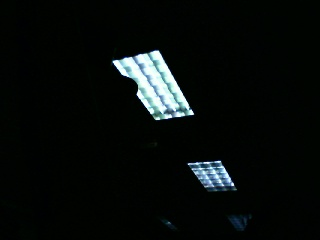
#> input picture Coprocessor/cameraStreaming/fillerPic.jpg, 320 x 240 px, given in place of the camera
$ python cam_math_trig.py
#> lines starting #> are read from the running program, lines starting #| are printed output that depends on the picture; after the words box and inside, x2 and y2 are one past the last pixel; in counts of white or black regions, pixels touching at a corner belong together
'''
Kyle Fu || Rishab Borah || Navaneet Kadaba || Eshan Jain || Harinandan K

Usage notes:
Set DEBUG_MODE to True in order to make screens appear showing what robot sees

Depth detection is reliant on constants--the known object height, the known camera's height, the camera's FOV, and focal length

You can click on a point on the output image to print out the hsv value of
that point in debug mode. Useful for finding specific hsv color ranges.

Pushes a tuple (angle, distance, timestamp) to network tables--for Shaylan's robot auton drive code
'''

import copy
import math
from threading import Thread
import cv2
import imutils
import numpy as np
import time
from networktables import NetworkTables

DEBUG_MODE = True # NOTE MAKE this @FALSE TO MAKE NO SCREENS APPEAR
ERROR = -99999

# TODO SET THESE to correct values
ROBORIO_IP = "10.6.70.2" # TODO set this to roborio ip of network table
NETWORK_TABLE_NAME = "raspberryPi" # TODO set this to network table name
NETWORK_KEY = "reflect_tape_vision_data" # TODO key for Shaylan's robot code vision tuple -- what??

# Variables (These should be changed to reflect the camera)
capture_source = 0  # Number of port for camera, file path for video
capture_color = 'b'  # Possible: r (Red), g (Green), b (Blue), y (Yellow), x (reflector tape), anything else: Red
known_object_height = 12.75  # Height of the tape from the ground (in inches)
known_camera_height = 2.0
camera_fov_vertical = 39.7  # FOV of the camera (in degrees)
camera_fov_horizontal = 60.0
image_width = 1080  # Desired width of inputted image (for processing speed)
screen_resize = 1  # Scale that the GUI image should be scaled to
calibrate_angle = 0  # Test to calibrate the angle and see if that works
exposure = -8
timestamp = round(time.time()*1000) # time in milliseconds

# HSV Values to detect
min_hsv = [58, 0, 254]
max_hsv = [67, 62, 255]

# Min area to make sure not to pick up noise
MIN_AREA = 100

# Network table (by default returns error codes, but changes in program)
returns = [ERROR, ERROR, timestamp]

def main():
    '''
    Main method, runs when program is run.
    '''
    # initialize network tables
    NetworkTables.initialize(ROBORIO_IP)
    table = NetworkTables.getTable(NETWORK_TABLE_NAME)
    # Video capture / resizing stuff
    cv2.VideoCapture(capture_source).set(cv2.CAP_PROP_EXPOSURE, exposure)
    vs = ThreadedVideo(screen_resize, capture_source).start()
#> in read_video_image, main_image is the input picture: shape (240, 320, 3); mean B, G, R 11.4, 12.8, 8.9
    # resize_value = get_resize_values(vs.stream, image_width) # uncomment if screen resize is desired

    # This may not need to be calculated, can use Andra's precalculated values
    vert_focal_length = find_vert_focal_length(vs.raw_read()[0], camera_fov_vertical)
#> in find_vert_focal_length, `height = image.shape[:2][0]`: height = 240
#> in find_vert_focal_length, `calc_focal_length = height / (2 * math.tan(math.radians(vert_fov / 2)))`: calc_focal_length = 332.4
#> vert_focal_length = 332.4
    hor_focal_length = find_hor_focal_length(vs.raw_read()[0], camera_fov_horizontal)
#> in find_hor_focal_length, `width = image.shape[:2][1]`: width = 320
#> in find_hor_focal_length, `calc_focal_length = width / (2 * math.tan(math.radians(hor_fov / 2)))`: calc_focal_length = 277.1
#> hor_focal_length = 277.1

    while True:
        # Read input image from video
        input_raw = vs.raw_read()
        input_image = input_raw[0]
        timestamp = input_raw[1]
#> timestamp = 1795217403263
        if input_image is None:
            print("Error: Capture source not found or broken.")
            returns = [ERROR, ERROR, timestamp]
            push_network_table(table, returns)

            #Debug mode code
            if DEBUG_MODE:
                key = cv2.waitKey(1) & 0xFF
                if key == ord('q'):
                    # Quit if q key is pressed
                    break
            continue
        # Find colored object / box it with a rectangle. Set capture_color at the top to "x" for reflector tape HSV
        masked_image = find_colored_object(input_image, capture_color, debug=DEBUG_MODE)
        # Find the two most central objects of a certain color (two pieces of tape)

        object_rects = find_two_important_contours(masked_image, debug=DEBUG_MODE)
        object_rect, object_rect_2 = object_rects

        # DEBUG mode code
        if object_rect is -1 and object_rect_2 is -1:
            returns = [ERROR, ERROR, timestamp]
            push_network_table(table, returns)
            if DEBUG_MODE:
                output_image = cv2.resize(input_image, (0, 0), fx=screen_resize,
                                        fy=screen_resize)
                cv2.imshow("Output", output_image)
                key = cv2.waitKey(1) & 0xFF
                if key == ord('q'):
                    # Quit if q key is pressed
                    break
            continue

        # if rectangles don't exist
        if object_rect == -1:
            del object_rect
            del object_rects[0]
        elif object_rect_2 == -1:
            del object_rect_2
            del object_rects[1]

        # find_vert_angle finds the depth / angle of the object
        # find_hor_angle finds horizontal angle to object

        rect_x_midpoint, high_point = find_rectangle_highpoint(object_rects)
        vangle = find_vert_angle(input_image, high_point, vert_focal_length) # vangle - 'V'ertical angle
        hangle = find_hor_angle(input_image, rect_x_midpoint, hor_focal_length) # hangle - 'H'orizontal angle
        depth = depth_from_angle(input_image, object_rects, vangle, hangle,
                                 known_object_height - known_camera_height)
        adjusted_depth = adjust_depth(depth, hangle)
        # adjusted_depth = depth # uncomment if you want depth independent of horizontal angle to object -- not recommended

        # set and push network table
        returns = [hangle, adjusted_depth, timestamp]
        push_network_table(table, returns)

        # Create output image to display in debug mode
        if DEBUG_MODE:
            output_image = draw_output_image(input_image,
                                            object_rects,
                                            adjusted_depth,
                                            vangle,
                                            hangle,
                                            hipoint = (int(rect_x_midpoint), int(high_point)))
            if screen_resize != 1:
                output_image = cv2.resize(output_image, (0, 0),
                                        fx=screen_resize, fy=screen_resize)
            cv2.imshow("Output", output_image)

            # Check for key presses
            key = cv2.waitKey(1) & 0xFF
            if key == ord('q'):
                # Quit if q key is pressed
                break
            # Handle mouse clicks
            # Comment this out if unneeded for maximum efficiency
            # currently somewhat broken
            cv2.setMouseCallback("Output", mouse_click_handler,
                                {"input_image": input_image,
                                "screen_resize": screen_resize})

    # Release & close when done
    vs.stop()
    vs.stream.release()
    cv2.destroyAllWindows()

# Classes
class ThreadedVideo:
    '''This class creates a thread for video capturing. self.stream is the capture stream'''
    def __init__(self, resize_value, src):
        '''
        Init class that initializes a video stream and a single
        video capture image.
        '''
        self.stream = cv2.VideoCapture(src)
        self.width = 1000
        self.grabbed = (read_video_image(self.stream, resize_value), round(time.time()*1000))
        self.frame = imutils.resize(self.grabbed[0], width=self.width)
        self.stopped = False
        self.resize = resize_value

    def start(self):
        '''Starts the thread for video processing.'''
        self.thread = Thread(target=self.update, args=())
        self.thread.start()
        return self

    # [7 lines left out: function stop, not called in this run]

    def read(self):
        '''Returns the resized frame. Unnecessary for the actual robot'''
        return self.frame

    def raw_read(self):
        '''Returns the raw frame with the original video input's image size.'''
        return self.grabbed

    def update(self):
        '''Grabs new video images from the current video stream.'''
        while not self.stopped:
            if not self.stopped:
                self.grabbed = (read_video_image(self.stream, self.resize), round(time.time()*1000))
                if self.grabbed[0] is not None:
                    self.frame = imutils.resize(self.grabbed[0], width=self.width)

# Methods
# [19 lines left out: functions push_network_table, get_resize_values, not called in this run]


def read_video_image(capture, scale=1):
    '''
    Takes in a video capture source and a scale value (for resizing), and
    outputs the current frame as an image scaled by the scale value.
    Does some blurring to make the image easier to use.
    '''
    main_image = capture.read()[1]
    if main_image is not None:
        main_image = cv2.resize(main_image, (0, 0), fx=scale, fy=scale)
    return main_image


# TODO: Make this take in HSV values from the start and not futz around
# with converting rgb -> hsv
def find_colored_object(image, capture_color='g', debug=False):
    '''
    Takes in an image and the capture color (r, g, b, or y).
    Outputs a black / white image with only the desired color object as white.
    '''
#> called with capture_color = 'b', debug = True
    # Find the part of the image with the specified color

    hsv_image = cv2.cvtColor(image, cv2.COLOR_BGR2HSV)
#> hsv_image: shape (240, 320, 3); mean H, S, V 65.4, 227, 13.5
    if debug:
        if capture_color == 'y':
            masked_image = cv2.inRange(hsv_image, np.array([17, 125, 125]),
                                    np.array([36, 255, 255]))  # Yellow
        elif capture_color == 'b':
            masked_image = cv2.inRange(hsv_image, np.array([95, 50, 50]),
                                    np.array([125, 255, 255]))  # Blue
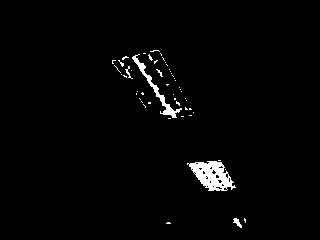
#> masked_image: shape (240, 320); 1.9% white; 52 white regions (48 under 20 px)
        elif capture_color == 'g':
            masked_image = cv2.inRange(hsv_image, np.array([35, 50, 50]),
                                    np.array([80, 255, 255]))  # Green
            # Correct values: [58, 0, 254], [67, 62, 255]
        elif capture_color == 'x':
            masked_image = cv2.inRange(hsv_image, np.array(min_hsv), np.array(max_hsv))
        else:
            mask_1 = cv2.inRange(hsv_image, np.array([0, 50, 50]),
                                np.array([5, 255, 255]))
            mask_2 = cv2.inRange(hsv_image, np.array([165, 50, 50]),
                                np.array([180, 255, 255]))
            masked_image = cv2.bitwise_or(mask_1, mask_2)  # Red red red red
    else:
        masked_image = cv2.inRange(hsv_image, np.array(min_hsv), np.array(max_hsv))
    if debug:
        cv2.imshow("Color Mask", masked_image)
    return masked_image


def find_two_important_contours(image, debug=False):
    '''
    Finds the largest two contours in the inputted image (the tape strips).
    Returns the minimum area rectangle of each contour.
    If no contours are found, returns -1.
    '''
#> called with debug = True
    # Blurs the image for better contour detection accuracy
    #blur_image = cv2.medianBlur(image, 5)
    #blur_image = cv2.GaussianBlur(blur_image, (5, 5), 0)
    blur_image = image.copy()
    center_x = image.shape[:2][1] / 2
#> center_x = 160

    # Finds ALL the contours of the image
    # Note: the tree and chain things could probably be optimized better.
    contours = cv2.findContours(blur_image, cv2.RETR_TREE, cv2.CHAIN_APPROX_SIMPLE)
#> contours = 73 contours, 70 with area under 20; largest, box (x1, y1, x2, y2) and area: (187, 161, 236, 191) 829, (132, 54, 182, 118) 290, (233, 218, 242, 228) 30
    contours = contours[1]
#> contours = 73 rows, first 6: [1, -1, -1, -1], [2, 0, -1, -1], [3, 1, -1, -1], [4, 2, -1, -1], [26, 3, 5, -1], [6, -1, -1, 4]
    if len(contours) != 0:
        # Find the biggest area contour
        conarea = []
        dists = []
        ac_contours = []
        for i in range(len(contours)):
            ix = contours[i]
            area = cv2.contourArea(ix)
            if area > MIN_AREA:
                conarea.append(area)
                ac_contours.append(ix)
                moment = cv2.moments(ix)
                con_x = int(moment["m10"] / moment["m00"])
                distance = abs(center_x-con_x)
                dists.append(distance)
#> this loop made 1 pass
#> after the loop, ac_contours = []; conarea = []; dists = []

        #biggest_contour = max(contours, key=cv2.contourArea)
        centermost_dist = min(dists, default=-1)
        centermost_con = -1
        center_ind = -1
        if (centermost_dist != -1):
            center_ind = dists.index(centermost_dist)
            centermost_con = ac_contours[center_ind]
        if center_ind != -1:
           del ac_contours[center_ind]
           del dists[center_ind]

        sec_center_con = -1
        center_ind = -1
        sec_center_dist = min(dists, default=-1)
        if (sec_center_dist != -1):
            center_ind = dists.index(sec_center_dist)
            sec_center_con = ac_contours[center_ind]
        if center_ind != -1:
            del ac_contours[center_ind]
            del dists[center_ind]

        rect = -1
        rec2 = -1
        if centermost_con is not -1:
            rect = cv2.minAreaRect(centermost_con)
        if sec_center_con is not -1:
            rec2 = cv2.minAreaRect(sec_center_con)

        if debug:
            cv2.imshow("Blurred", blur_image)
            draw_image = image.copy()
            cv2.drawContours(draw_image, contours, -1, (255, 0, 0), 2)
            if rect is not -1:
                box_points = cv2.boxPoints(rect)
                box_points = np.int0(box_points)
                cv2.drawContours(draw_image, [box_points], 0, (0, 255, 0), 2)
            if rec2 is not -1:
                box_2p=cv2.boxPoints(rec2)
                box_2p = np.int0(box_2p)
                cv2.drawContours(draw_image, [box_2p], 0, (255, 0, 0), 2)
            cv2.imshow("Contours / Rectangle", image)
        return [rect, rec2]
    else:
        return [-1, -1]


# [17 lines left out: function find_rectangle_highpoint, not called in this run]


def find_vert_focal_length(image, vert_fov):
    '''
    Calculates the vertical focal length when given
    the image and vertical FOV.
    '''
    # Find image height
    height = image.shape[:2][0]

    calc_focal_length = height / (2 * math.tan(math.radians(vert_fov / 2)))
    return calc_focal_length


def find_hor_focal_length(image, hor_fov):
    width = image.shape[:2][1]

    calc_focal_length = width / (2 * math.tan(math.radians(hor_fov / 2)))
    return calc_focal_length


# [105 lines left out: functions find_vert_angle, find_hor_angle, depth_from_angle, adjust_depth, mouse_click_handler, draw_output_image, not called in this run]


# causes program to run main method when program is run, but allows modular import allows
if __name__ == "__main__":
#> (the run stopped early here; a loop or call above may not have finished)
